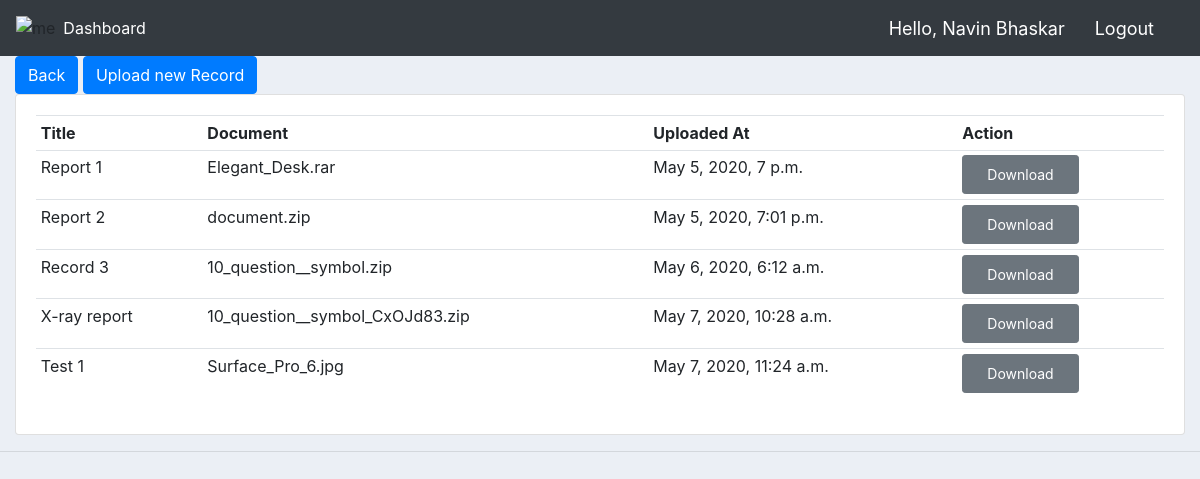
The app's page /view_records/ (signed in) with its own data.
### customers/models.py (models this page shows, shortened)
class Patient(models.Model):
	user = models.OneToOneField(User, null=True, blank=True, on_delete=models.CASCADE)
	name = models.CharField(max_length=200, null=True)
	phone = models.CharField(max_length=200, null=True)
	email = models.CharField(max_length=200, null=True)
	profile_pic = models.ImageField(default="profile1.png", null=True, blank=True)
	date_created = models.DateTimeField(auto_now_add=True, null=True)

class Medical_Records(models.Model):
    title = models.CharField(max_length=200, null=True)
    document = models.FileField(default="document.zip", null=True, blank=True)
    patient = models.ForeignKey(Patient, null=True, on_delete= models.SET_NULL)
    date_created = models.DateTimeField(auto_now_add=True, null=True)
    shared_with = models.ManyToManyField(Doctor,  blank=True)

### customers/decorators.py (the view)
		def wrapper_func(request, *args, **kwargs):
			group = None
			if request.user.groups.exists():
				group = request.user.groups.all()[0].name
			if group in allowed_roles:
				return view_func(request, *args, **kwargs)
			else:
				return HttpResponse('You are not authorized to view this page')

### customers/views.py (called while the page is built)
@login_required(login_url='login')
@allowed_users(allowed_roles=['patient'])
def view_records(request):
    my_records = request.user.patient.medical_records_set.all()
    context = {'records': my_records, "greeting": request.user.patient.name }
    return render(request, 'customers/my_records.html', context)

### customers/templates/customers/my_records.html
{%  extends 'customers/main.html' %}
{% block content %}
{% load static %}
<a class="btn btn-primary" href="{% url 'home' %}" role="button">Back</a>
<a class="btn btn-primary" role="button" aria-pressed="true" href="{% url 'upload_record' %}">Upload new Record</a>
<div class="row">
	<div class="col-md">
		<div class="card card-body">
			<table class="table table-sm">
				<tr>
					<th>Title</th>
					<th>Document</th>
					<th>Uploaded At</th>
					<th>Action</th>
				</tr>
        {% for record in records %}
        <tr>
          <td>{{record.title}}</td>
          <td>{{record.document}}</td>
					<td>{{record.date_created}}</td>
					<td><a href="{% url 'download' record.id %}" class="btn btn-secondary px-4 py-2 btn-sm">Download</a></td>
        </tr>
        {% endfor %}
			</table>
		</div>
	</div>
</div>
{% endblock content %}

### customers/templates/customers/navbar.html (shortened to what this page needs)
{% load static %}
<nav class="navbar navbar-expand-lg navbar-dark bg-dark">
 <img src="https://storage.googleapis.com/classcast-pdf/logo.png" alt="me">
  <div class="collapse navbar-collapse" id="navbarNav">
    <ul class="navbar-nav">
      <li class="nav-item active">
        <a class="nav-link" href="{% url 'home' %}">Dashboard</a>
      </li>
    </ul>
  </div>
  <span class="hello-msg">Hello, {{greeting}}</span>
  <span ><a  class="hello-msg" href="{% url 'logout' %}">Logout</a></span>
</nav>

### static/css/main.css (style rules this page uses)
body { background-color: #ebeff5; }

### customers/templates/customers/navbar.html (style rules this page uses)
.hello-msg { font-size: 18px; color: #fff; margin-right: 30px; }

### records on screen
Patient: name "Navin Bhaskar"
Medical_Records: title "Report 1", document "Elegant_Desk.rar", date_created "May 5, 2020, 7 p.m."
Medical_Records: title "Report 2", document "document.zip", date_created "May 5, 2020, 7:01 p.m."
Medical_Records: title "Record 3", document "10_question__symbol.zip", date_created "May 6, 2020, 6:12 a.m."
Medical_Records: title "X-ray report", document "10_question__symbol_CxOJd83.zip", date_created "May 7, 2020, 10:28 a.m."
Medical_Records: title "Test 1", document "Surface_Pro_6.jpg", date_created "May 7, 2020, 11:24 a.m."
